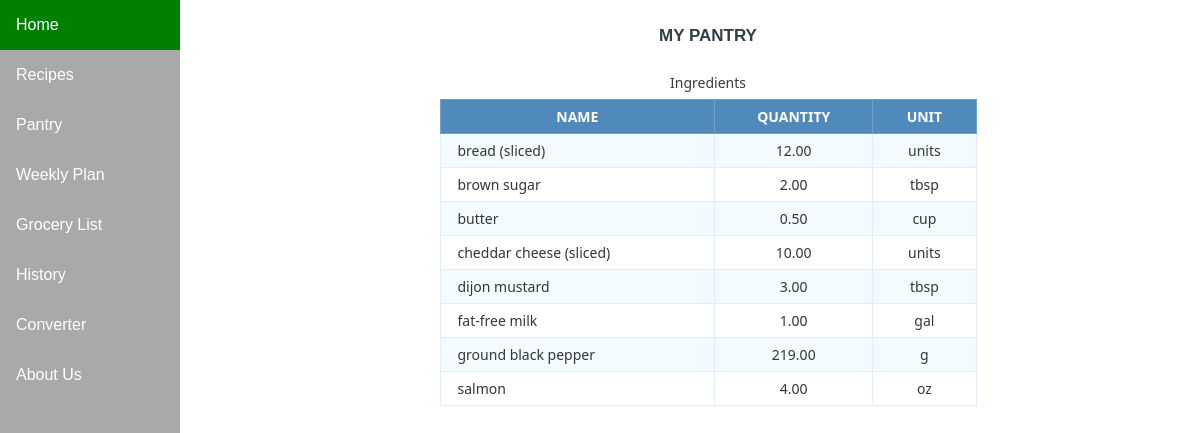
/pantry.php, run on the app's committed database.
### tables this page shows
CREATE TABLE pantry
(
	ingredient_name	   VARCHAR(50)		PRIMARY KEY,
	quantity		   DECIMAL(10,2),
    unit_type		   ENUM('count', 'weight', 'volume'),
    weight_unit		   ENUM('lb', 'oz', 'g', 'kg', 'null'),
    volume_unit		   ENUM('tsp', 'tbsp', 'cup', 'pint', 'qt', 'gal', 'fl oz', 
        'cubic in', 'null'),
	username		   VARCHAR(30)		NOT NULL,
	CONSTRAINT pantry_fk_users
		FOREIGN KEY (username)
		REFERENCES users (username)
);

### pantry.php (the view, shortened to what this page needs)
<!DOCTYPE html>
<?php
$servername = "127.0.0.1";
$username = "root";
$password = "root";
$dbname = "michef";
$conn = new mysqli($servername, $username, $password, $dbname);
$sql = 'SELECT ingredient_name, quantity, unit_type, weight_unit, volume_unit
        FROM pantry';
$query = mysqli_query($conn, $sql);
 ?>
<html>
  <head>
    <link href = "style.css" type = "text/css" rel = "stylesheet">
    <link href = "table-style.css" type = "text/css" rel = "stylesheet">
  </head>
  <body>
    <nav>
      <a href = "index.html">Home</a>
      <li class = "dropdown">
        <a href="#" class = "dropbtn">Recipes</a>
      </li>
      <a href="pantry.php">Pantry</a>
      <a href="plan.php">Weekly Plan</a>
      <a href="list.php">Grocery List</a>
      <a href="history.php">History</a>
      <a href="converter.php">Converter</a>
      <a href="aboutus.html">About Us</a>
    </nav>
  <div style="margin-left:18%;padding:1px 16px;height:1000px;">
    <h1>My Pantry<br><br></h1>
    <table class = "data-table">
      <caption class = "title">Ingredients</caption>
      <thead>
        <tr>
          <th>Name</th>
          <th>Quantity</th>
          <th>Unit</th>
        </tr>
      </thead>
      <tbody>
        <?php
        while ($row = mysqli_fetch_array($query))
        {
         if (strcmp($row['unit_type'], "count") == 0) {
           $unit = "units";
         }
         elseif(strcmp($row['unit_type'], "weight") == 0) {
           $unit = $row['weight_unit'];
         }
         else {
           $unit = $row['volume_unit'];
         }
          echo '<tr>
          					<td class = "description">'.$row['ingredient_name'].'</td>
                    <td>'.$row['quantity'].'</td>
                    <td>'.$unit.'</td>
          				</tr>';
        }?>
      </tbody>
    </table>
  </div>
  </body>
</html>

### style.css (style rules this page uses)
nav { width: 15%; height: 100%; overflow: auto; position: fixed; background-color: darkgray; }
nav a, .dropbtn { display: block; color: white; padding: 16px 16px; text-decoration: none; font-size: 16px; }
li.dropdown { display: inline-block; }

### table-style.css (style rules this page uses)
body { font-size: 15px; color: #343d44; font-family: "segoe-ui", "open-sans", tahoma, arial; padding: 0; margin: 0; }
table { margin: auto; font-family: "Lucida Sans Unicode", "Lucida Grande", "Segoe Ui"; font-size: 12px; }
h1 { margin: 25px auto 0; text-align: center; text-transform: uppercase; font-size: 17px; }
table td { transition: all .5s; }
.data-table { border-collapse: collapse; font-size: 14px; min-width: 537px; margin: auto; }
.data-table th, .data-table td { border: 1px solid #e1edff; padding: 7px 17px; }
.data-table caption { margin: 7px; }
.data-table thead th { background-color: #508abb; color: #FFFFFF; border-color: #6ea1cc !important; text-transform: uppercase; }
.data-table tbody td { color: #353535; font-size: 14px; text-align: center; }
.data-table td.description { text-align: left; }
.data-table tbody tr:nth-child(odd) td { background-color: #f4fbff; }

### data on the page
pantry: ingredient_name "bread (sliced)", quantity "12.00", unit_type "units"
pantry: ingredient_name "brown sugar", quantity "2.00", volume_unit "tbsp"
pantry: ingredient_name "butter", quantity "0.50", volume_unit "cup"
pantry: ingredient_name "cheddar cheese (sliced)", quantity "10.00", unit_type "units"
pantry: ingredient_name "dijon mustard", quantity "3.00", volume_unit "tbsp"
pantry: ingredient_name "fat-free milk", quantity "1.00", volume_unit "gal"
pantry: ingredient_name "ground black pepper", quantity "219.00", weight_unit "g"
pantry: ingredient_name "salmon", quantity "4.00", weight_unit "oz"
